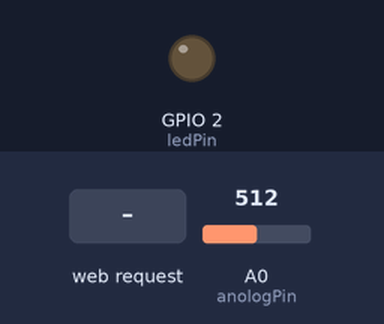
A sketch run on a simulated ESP8266 (NodeMCU). Parts: output pins drawn as LEDs (lit = HIGH). The inputs (shaded band) are chosen by the test bench; at power-on: A0 (anologPin) = 512. WiFi joins after 1.5 s; servers stay silent unless stated; storage starts empty.

Above: at 6.2 s.
6.3 s: HTTP request GET /AirQuality received
At 9.1 s:
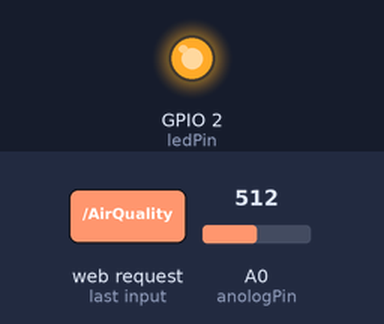
Timing chart, 0 to 10.6 s (numbered marks = the images above; inputs shaded):
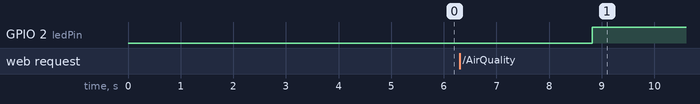

Measured:
- after the input at 6.3 s, GPIO 2 (ledPin): LOW → HIGH after 2.5 s

The sketch:

co2.ino
```cpp
#include <Arduino.h>
#include <ESP8266WiFi.h>
#include <Hash.h>
#include <ESPAsyncTCP.h>
#include <ESPAsyncWebServer.h>
#include <FS.h>
#include <Wire.h>

#define anologPin     A0
const char* ssid = "SSID";
const char* password = "password";

String logString;
String logEnding;

int ledPin = 2;
int lowestGas = 190;
unsigned long myTime;

AsyncWebServer server(80);

void loginit(){
  logString = "<html><title>Logger</title><body><table><tr><th>Type</th><th>Value</th></tr>";
  logEnding = "</table></body></html>";
}

void logprintln(String logtype, String input){
  if (logString.length() > 2000 ) {
    loginit();
  }
  logString = logString + "<tr><td>"+logtype+"</td><td>"+input+"</td></tr>";
}

void logprintln(String logtype, int input){

    if (logString.length() > 2000 ) {
    loginit();
  }
  logString = logString + "<tr><td>"+logtype+"</td><td>"+String(input)+"</td></tr>";
}

String getLog(){
  digitalWrite(ledPin, LOW);
  delay(500);
  digitalWrite(ledPin, HIGH);
  return logString + logEnding;
  }

int findLow(int input) {
  int returnvalue;
  int gas = analogRead(anologPin);
  logprintln("GAS",gas);
  if (gas <= input) {
    returnvalue = gas;
  } else {
    returnvalue = input;
  }
  logprintln("LOW",returnvalue);
  return returnvalue;
}

String getOK() {
  return "OK";
}


String readCO2Value() {

  // first hour try to find lowes Gas level
  myTime = millis();
  if (myTime < 3600000) {
    logprintln("Stamp",myTime);
    lowestGas = findLow(lowestGas);
  }

  int co2last[10], co2lvl, co2tssn = 0, co2ppm = 0, co2avg = 0;

  for (int x = 0;x<10;x++)  //samplpe co2 10x over 2 seconds
  {
    co2last[x]=analogRead(anologPin);
    delay(200);
  }

  for (int x = 0;x<10;x++)  //add samples together
  {
    co2avg=co2avg + co2last[x];
  }
  co2tssn = co2avg/10;

  co2lvl = co2tssn - lowestGas;
  co2lvl = map(co2lvl,0,1024,400,5000);
  logprintln("PPM",co2lvl);

  digitalWrite(ledPin, LOW);
  delay(500);
  digitalWrite(ledPin, HIGH);
  return String(co2lvl);
}

void setup()
{
  pinMode(anologPin, INPUT);
  Serial.begin(9600);
  pinMode(ledPin, OUTPUT);
  loginit();

  // Initialize SPIFFS
  if(!SPIFFS.begin()){
    Serial.println("An Error has occurred while mounting SPIFFS");
    return;
  }

  // Connect to Wi-Fi
  WiFi.begin(ssid, password);
  delay(5000);
  while (WiFi.status() != WL_CONNECTED) {
    delay(1000);
    logprintln("WiFi", "Connecting...");
  }

  logprintln("WiFi", "Connected!");

  // Route for root / web page
  server.on("/", HTTP_GET, [](AsyncWebServerRequest *request){
    request->send(SPIFFS, "/index.html");
  });

  server.on("/AirQuality", HTTP_GET, [](AsyncWebServerRequest *request){
    request->send_P(200, "text/plain", readCO2Value().c_str());
  });

  server.on("/log", HTTP_GET, [](AsyncWebServerRequest *request){
    request->send_P(200, "text/html", getLog().c_str());
  });

   server.on("/set", HTTP_GET, [](AsyncWebServerRequest *request){
   String urlValue = request->url();
   logprintln("URL", urlValue );
   String passedValue = urlValue.substring(5,urlValue.length());
   logprintln("Passed Value", passedValue );
   lowestGas = passedValue.toInt();
   request->send_P(200, "text/html", getOK().c_str());
  });

  // Start server
  server.begin();
}

void loop(){
}
```
